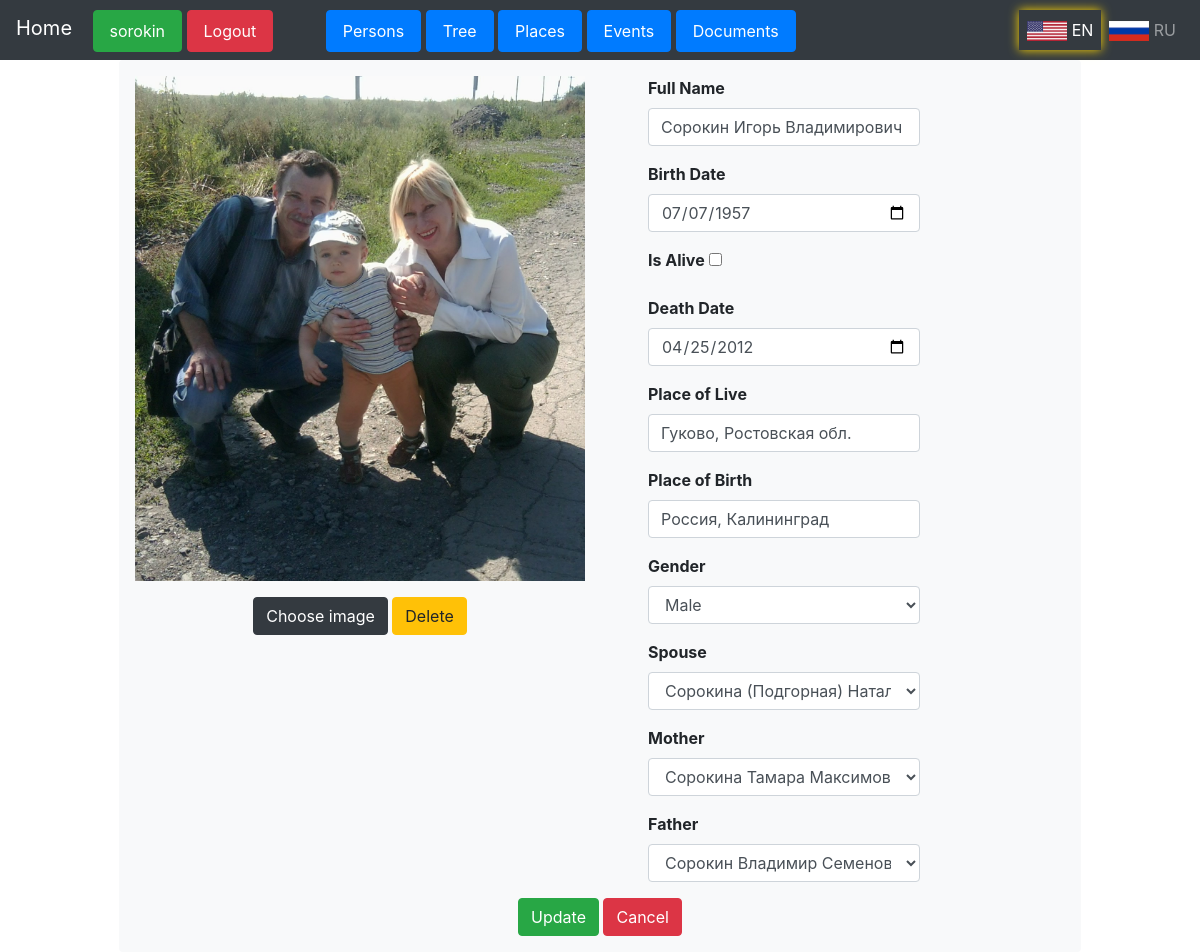
The app's page /persons/user/sorokin/edit_person/36 (signed in) with its own data.
### treeflaskapp/models.py (models this page shows, shortened)
class User(UserMixin, db.Model):
    id = db.Column(db.Integer, primary_key=True)
    username = db.Column(db.String(100), unique=True)
    email = db.Column(db.String(120), unique=True)
    first_name = db.Column(db.String(100))
    last_name = db.Column(db.String(100))
    date_of_birth = db.Column(Date, nullable=True)
    password_hash = db.Column(db.String(128))
    people = db.relationship('Person', backref='user', lazy=True)
    places = db.relationship('Place', backref='user', lazy=True)
    events = db.relationship('Event', backref='user', lazy=True)

class Person(db.Model):
    id = db.Column(db.Integer, primary_key=True)
    user_id = db.Column(db.Integer, db.ForeignKey('user.id'), nullable=False)
    name = db.Column(db.String(200))
    birth_date = db.Column(db.Date)
    death_date = db.Column(db.Date)
    image_file = db.Column(db.String(120), nullable=True)
    is_alive = db.Column(db.Boolean, default=True)
    place_of_live = db.Column(db.String(120), nullable=True)
    place_of_birth = db.Column(db.String(120), nullable=True)
    age = db.Column(db.String(120), nullable=True)
    gender = db.Column(db.String(120), nullable=True)
    spouse_id = db.Column(db.Integer, db.ForeignKey('person.id'), nullable=True)  # table.id
    mother_id = db.Column(db.Integer, db.ForeignKey('person.id'), nullable=True)
    father_id = db.Column(db.Integer, db.ForeignKey('person.id'), nullable=True)
    spouse = db.relationship('Person', foreign_keys=[spouse_id], remote_side=[id])
    mother = db.relationship('Person', foreign_keys=[mother_id],
                             backref=db.backref('maternal_children', lazy='dynamic'), remote_side=lambda: Person.id)
    father = db.relationship('Person', foreign_keys=[father_id],
                             backref=db.backref('paternal_children', lazy='dynamic'), remote_side=lambda: Person.id)
    comment = db.Column(db.String(300), nullable=True)

### treeflaskapp/blueprint_persons.py (the view, shortened to what this page needs)
@persons.route('/user/<username>/edit_person/<int:id>', methods=['GET', 'POST'])
@login_required
def edit_person(username, id):
    person = Person.query.get(id)
    if person is None or person.user_id != current_user.id:
        return "Unauthorized", 403
    form = PersonForm(obj=person, user_language=g.user_language)
    for relation in ['spouse', 'mother', 'father']:
        persons = get_persons(relation, person)
        related_person = Person.query.get(getattr(person, f"{relation}_id")) if getattr(person, f"{relation}_id") else None
        getattr(form, relation).choices = get_choices(persons, related_person)
    return render_template('edit_person.html', form=form, username=username, person=person)

### treeflaskapp/__init__.py (called while the page is built)
@app.before_request
def before_request():
    g.user_language = session.get('user_language')
    if g.user_language not in ['en', 'ru']:
        g.user_language = 'en'  # default to English if no valid language is set in session

### treeflaskapp/blueprint_persons.py (called while the page is built)
def get_choices(persons, selected_person):
    if persons is not None:
        choices = [(p.id, p.name) for p in persons]
        if selected_person is not None and (selected_person.id, selected_person.name) in choices:
            choices.remove((selected_person.id, selected_person.name))
            choices.insert(0, (None, ''))
            choices.insert(0, (selected_person.id, selected_person.name))
        else:
            choices.insert(0, (None, ''))
        return choices

def get_persons(role, person):
    if person is not None:
        if role == 'spouse':
            return Person.query.filter(and_(Person.gender != person.gender, Person.id != person.id,
                                            Person.user_id == current_user.id)).order_by(Person.id).all()
        elif role == 'mother':
            return Person.query.filter(
                and_(Person.gender == 'Female', Person.id != person.id, Person.user_id == current_user.id)).order_by(
                Person.id).all()
        elif role == 'father':
            return Person.query.filter(
                and_(Person.gender == 'Male', Person.id != person.id, Person.user_id == current_user.id)).order_by(
                Person.id).all()

### treeflaskapp/routes.py (called while the page is built)
@login_manager.user_loader
def load_user(user_id):
    return User.query.get(int(user_id))

@app.before_request
def before_request():
    g.user_language = session.get('user_language', 'en')

### treeflaskapp/templates/edit_person.html (shortened to what this page needs)
{% extends "user_panel.html" %}
{% block content %}
<div class="container">
    <div class="form-container bg-light p-3 rounded">
        <form action="/persons/user/{{ username }}/edit_person/{{ person.id }}" method="post" enctype="multipart/form-data" class="needs-validation" novalidate>
            <div class="row">
                <div class="col-md-6 text-left">
                    <div class="form-group text-center">
                        <div class="form-group text-center">
                            {% if person.image_file %}
                                <img id="myImg" src="{{ url_for('static', filename=person.image_file) }}"
                                     alt="Person Image"
                                     style="width: 100%; max-width: 30.0em; height: auto; object-fit: cover;"
                                     data-toggle="modal" data-target="#myModal"
                                     data-filename="{{ person.image_file }}">
                            {% else %}
                                <img src="{{ url_for('static', filename='images/no-user-photo.png') }}"
                                     alt="No User Photo"
                                     style="width: 100%; max-width: 35.0em; height: auto; object-fit: cover;">
                            {% endif %}
                        </div>
                        <label class="custom-file-upload">
                            <span id="file-name">
                                <button type="button" id="file-upload-button" class="btn btn-dark">
                                    {% if g.user_language == 'en' %}
                                        Choose image
                                    {% elif g.user_language == 'ru' %}
                                        Выберите фото
                                    {% endif %}
                                </button>
                            </span>
                        </label>
                        <button type="button" id="file-upload-delete" class="btn btn-warning">
                            {% if g.user_language == 'en' %}
                                Delete
                            {% elif g.user_language == 'ru' %}
                                Удалить
                            {% endif %}
                        </button>
                    </div>
                </div>
                <div class="col-md-4 text-left pl-5 pr-0">
                    <div class="form-group">
                        <strong>{{ form.name.label(class="form-label") }}</strong>
                        {{ form.name(class="form-control", required=True) }}
                    </div>
                    <div class="form-group">
                        <strong>{{ form.birth_date.label(class="form-label") }}</strong>
                        {{ form.birth_date(class="form-control") }}
                    </div>
                    <div class="form-group">
                        <strong>{{ form.is_alive.label(class="form-label") }}</strong>
                        <input type="checkbox" id="is_alive" {% if person.is_alive %}checked{% endif %}>
                    </div>
                    <div class="form-group" id="death_date_group" style="display: none;">
                        <strong>{{ form.death_date.label(class="form-label") }}</strong>
                        {{ form.death_date(class="form-control") }}
                    </div>
                    <div class="form-group">
                        <strong>{{ form.place_of_live.label(class="form-label") }}</strong>
                        {{ form.place_of_live(class="form-control") }}
                    </div>
                    <div class="form-group">
                        <strong>{{ form.place_of_birth.label(class="form-label") }}</strong>
                        {{ form.place_of_birth(class="form-control") }}
                    </div>
                    <div class="form-group">
                        <strong>{{ form.gender.label(class="form-label") }}</strong>
                        {{ form.gender(class="form-control") }}
                    </div>
                    <div class="form-group">
                        <strong>{{ form.spouse.label(class="form-label") }}</strong>
                        {{ form.spouse(class="form-control", id="spouse-select") }}
                    </div>
                     <div class="form-group">
                        <strong>{{ form.mother.label(class="form-label") }}</strong>
                        {{ form.mother(class="form-control", id="mother-select") }}
                    </div>
                    <div class="form-group">
                        <strong>{{ form.father.label(class="form-label") }}</strong>
                        {{ form.father(class="form-control", id="father-select") }}
                    </div>
                </div>
            </div>
            <div class="text-center">
                {% if g.user_language == 'en' %}
                    {{ form.submit(class='btn btn-success', value='Update') }}
                        <a href="{{ url_for('persons.persons_view', username=username) }}" class="btn btn-danger">Cancel</a>
                {% elif g.user_language == 'ru' %}
                    {{ form.submit(class='btn btn-success', value='Обновить') }}
                        <a href="{{ url_for('persons.persons_view', username=username) }}" class="btn btn-danger">Отмена</a>
                {% endif %}
            </div>
        </form>
    </div>
</div>
{% endblock %}

### treeflaskapp/templates/user_panel.html (shortened to what this page needs)
<!DOCTYPE html>
<html>
<head>
    <link rel="stylesheet" href="https://stackpath.bootstrapcdn.com/bootstrap/4.3.1/css/bootstrap.min.css">
</head>
<body>
<nav class="navbar navbar-expand-lg navbar-dark bg-dark d-flex justify-content-between">
  <div>
    <a class="navbar-brand" href="{{ url_for('index') }}">
      {% if g.user_language == 'ru' %}
        Главная
      {% else %}
        Home
      {% endif %}
    </a>
    {% if session['username'] %}
      <a class="btn btn-success nav-link d-inline-block" href="{{ url_for('user_profile', username=session['username']) }}">{{ session['username'] }}</a>
      <a class="btn btn-danger nav-link d-inline-block mr-5" href="{{ url_for('logout') }}">
        {% if g.user_language == 'ru' %}
          Выйти
        {% else %}
          Logout
        {% endif %}
      </a>
      <a class="btn btn-primary nav-link d-inline-block {{ 'active' if request.path == url_for('persons.persons_view', username=session['username']) }}" href="{{ url_for('persons.persons_view', username=session['username']) }}">
        {% if g.user_language == 'ru' %}
          Персоны
        {% else %}
          Persons
        {% endif %}
      </a>
      <a class="btn btn-primary nav-link d-inline-block {{ 'active' if request.path == url_for('persons.persons_tree', username=session['username']) }}" href="{{ url_for('persons.persons_tree', username=session['username']) }}">
          {% if g.user_language == 'ru' %}
            Дерево
          {% else %}
            Tree
          {% endif %}
        </a>
      <a class="btn btn-primary nav-link d-inline-block {{ 'active' if request.path == url_for('places.places_view', username=session['username']) }}" href="{{ url_for('places.places_view', username=session['username']) }}">
        {% if g.user_language == 'ru' %}
          Места
        {% else %}
          Places
        {% endif %}
      </a>
      <a class="btn btn-primary nav-link d-inline-block {{ 'active' if request.path == url_for('events.events_view', username=session['username']) }}" href="{{ url_for('events.events_view', username=session['username']) }}">
        {% if g.user_language == 'ru' %}
          События
        {% else %}
          Events
        {% endif %}
      </a>
      <a class="btn btn-primary nav-link d-inline-block {{ 'active' if request.path == url_for('documents.documents_view', username=session['username']) }}" href="{{ url_for('documents.documents_view', username=session['username']) }}">
        {% if g.user_language == 'ru' %}
          Документы
        {% else %}
          Documents
        {% endif %}
      </a>
    </div>
  {% endif %}
  <div class="navbar-nav ml-auto d-flex flex-row">
    <a class="nav-link {{ 'active' if g.user_language == 'en' }}" href="{{ url_for('set_language', language='en') }}">
      <img src="{{ url_for('static', filename='images/us_flag.png') }}" alt="EN" style="height:20px;">
      EN
    </a>
    <a class="nav-link {{ 'active' if g.user_language == 'ru' }}" href="{{ url_for('set_language', language='ru') }}">
      <img src="{{ url_for('static', filename='images/ru_flag.png') }}" alt="RU" style="height:20px;">
      RU
    </a>
  </div>
</nav>
<div class="container-fluid">
  <div class="row">
    <main role="main" class="col-md-9 ml-sm-auto col-lg-10 px-1 p-0 mx-auto" >
      {% block content %}
      {% endblock %}
    </main>
  </div>
</div>
</body>
</html>

### records on screen
User: username "sorokin"
Person: image_file (picture), name "Сорокин Игорь Владимирович", birth_date "07/07/1957", death_date "04/25/2012", place_of_live "Гуково, Ростовская обл.", place_of_birth "Россия, Калининград", gender "Male", spouse "Сорокина (Подгорная) Наталья Ивановна", mother "Сорокина Тамара Максимовна", father "Сорокин Владимир Семенович"
